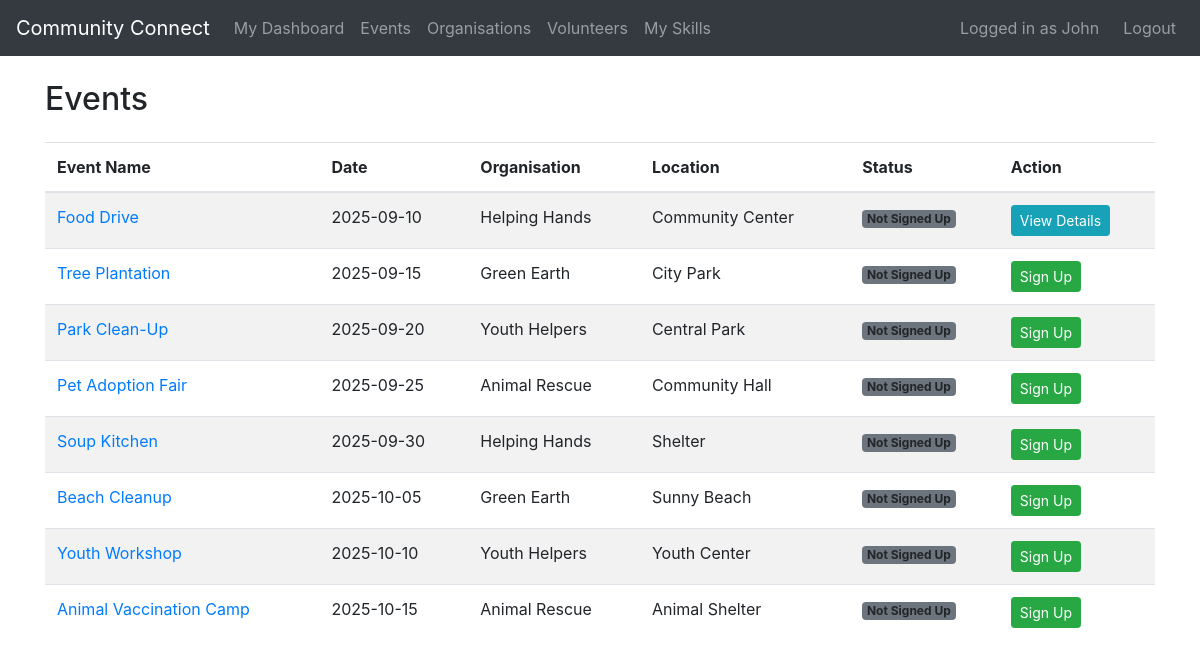
/events (signed in), run on an earlier commit of the app's database.
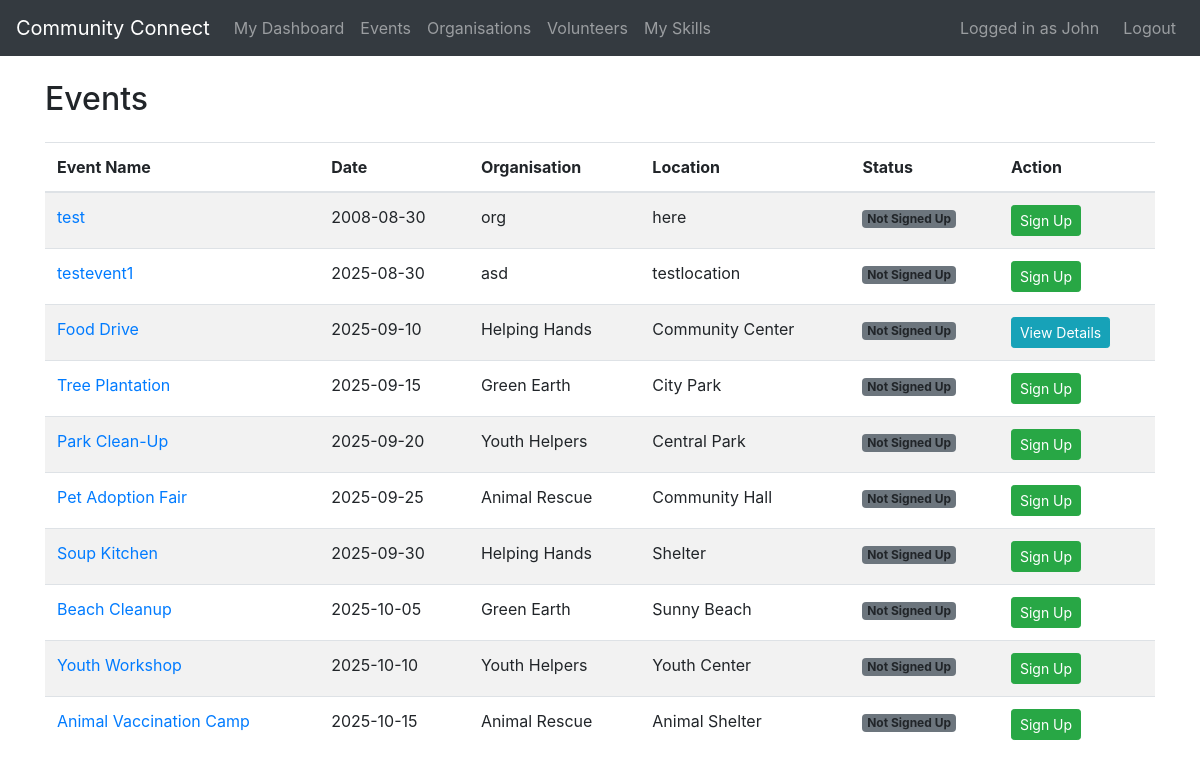
And on a later commit of the database.
### tables this page shows
CREATE TABLE Signups (
    SignupID INTEGER PRIMARY KEY AUTOINCREMENT,
    EventID INTEGER,
    VolunteerID INTEGER,
    RoleID INTEGER,
    Status TEXT,
    FOREIGN KEY (EventID) REFERENCES Events(EventID) ON DELETE CASCADE,
    FOREIGN KEY (VolunteerID) REFERENCES Volunteers(VolunteerID) ON DELETE CASCADE,
    FOREIGN KEY (RoleID) REFERENCES Roles(RoleID) ON DELETE CASCADE
);

CREATE TABLE Events (
    EventID INTEGER PRIMARY KEY AUTOINCREMENT,
    OrganisationID INTEGER,
    Name TEXT NOT NULL,
    Description TEXT,
    Date DATE,
    StartTime TIME,
    EndTime TIME,
    Location TEXT,
    Status TEXT,
    FOREIGN KEY (OrganisationID) REFERENCES Organisations(OrganisationID)
);

CREATE TABLE Organisations (
    OrganisationID INTEGER PRIMARY KEY AUTOINCREMENT,
    Name TEXT NOT NULL,
    Description TEXT,
    ContactPerson TEXT,
    Email TEXT UNIQUE,
    Password TEXT,
    Phone TEXT,
    Address TEXT,
    Website TEXT,
    Logo TEXT
);

### app.py (the view)
@app.route("/events")
@login_required
def list_events():
    db = get_db()
    user_id = session.get('user_id')
    account_type = session.get('account_type')
    if account_type == 'organisation':
        my_events = db.execute(
            """SELECT e.*, o.Name AS OrgName
               FROM Events e
               JOIN Organisations o ON e.OrganisationID = o.OrganisationID
               WHERE e.OrganisationID = ?
               ORDER BY e.Date""",
            (user_id,)
        ).fetchall()
        other_events = db.execute(
            """SELECT e.*, o.Name AS OrgName
               FROM Events e
               JOIN Organisations o ON e.OrganisationID = o.OrganisationID
               WHERE e.OrganisationID != ?
               ORDER BY e.Date""",
            (user_id,)
        ).fetchall()
        return render_template(
            "list_events.html",
            my_events=my_events,
            other_events=other_events
        )
    elif account_type == 'volunteer':
        events = db.execute(
            """SELECT
                e.EventID, e.Name, e.Date, e.Location, o.Name AS OrgName, s.Status AS signup_status
               FROM Events e
               JOIN Organisations o ON e.OrganisationID = o.OrganisationID
               LEFT JOIN Signups s ON e.EventID = s.EventID AND s.VolunteerID = ?
               ORDER BY e.Date""",
            (user_id,)
        ).fetchall()
        return render_template("list_events.html", events=events)
    return redirect(url_for('login'))

### app.py (called while the page is built)
def get_db():
    db = getattr(g, "_database", None)
    if db is None:
        db = g._database = sqlite3.connect(DATABASE)
        db.row_factory = sqlite3.Row
    return db

@app.teardown_appcontext
def close_connection(exception):
    db = getattr(g, "_database", None)
    if db is not None:
        db.close()

def login_required(f):
    @wraps(f)
    def decorated_function(*args, **kwargs):
        if "user_id" not in session:
            flash("Please log in first.", "error")
            return redirect(url_for("login"))
        return f(*args, **kwargs)
    return decorated_function

### templates/list_events.html
{% extends "base.html" %}
{% block content %}
<h2 class="mb-4">Events</h2>
{% if session.get('account_type') == 'organisation' %}
    <h3 class="mt-4">My Events</h3>
    <table class="table table-striped">
        <thead>
            <tr>
                <th>Event Name</th>
                <th>Date</th>
                <th>Location</th>
                <th>Actions</th>
            </tr>
        </thead>
        <tbody>
            {% for event in my_events %}
            <tr>
                <td><a href="{{ url_for('view_event_signups', event_id=event.EventID) }}">{{ event.Name }}</a></td>
                <td>{{ event.Date }}</td>
                <td>{{ event.Location }}</td>
                <td>
                    <a href="{{ url_for('edit_event', event_id=event.EventID) }}" class="btn btn-sm btn-primary">Edit</a>
                    <form action="{{ url_for('delete_event', event_id=event.EventID) }}" method="POST" class="d-inline">
                        <button type="submit" class="btn btn-sm btn-danger" onclick="return confirm('Are you sure?');">Delete</button>
                    </form>
                </td>
            </tr>
            {% else %}
            <tr>
                <td colspan="4">No events found.</td>
            </tr>
            {% endfor %}
        </tbody>
    </table>
    <h3 class="mt-4">Other Organisations' Events</h3>
    <table class="table table-striped">
        <thead>
            <tr>
                <th>Event Name</th>
                <th>Date</th>
                <th>Organisation</th>
                <th>Location</th>
            </tr>
        </thead>
        <tbody>
            {% for event in other_events %}
            <tr>
                <td>{{ event.Name }}</td>
                <td>{{ event.Date }}</td>
                <td>{{ event.OrgName }}</td>
                <td>{{ event.Location }}</td>
            </tr>
            {% else %}
            <tr>
                <td colspan="4">No events found.</td>
            </tr>
            {% endfor %}
        </tbody>
    </table>
{% else %}
    <table class="table table-striped">
        <thead>
            <tr>
                <th>Event Name</th>
                <th>Date</th>
                <th>Organisation</th>
                <th>Location</th>
                <th>Status</th>
                <th>Action</th>
            </tr>
        </thead>
        <tbody>
            {% for event in events %}
            <tr>
                <td><a href="{{ url_for('view_event', event_id=event.EventID) }}">{{ event.Name }}</a></td>
                <td>{{ event.Date }}</td>
                <td>{{ event.OrgName }}</td>
                <td>{{ event.Location }}</td>
                <td>
                    {% if event.signup_status == 'Accepted' %}
                        <span class="badge bg-success">Accepted</span>
                    {% elif event.signup_status == 'Pending' %}
                        <span class="badge bg-warning">Pending</span>
                    {% elif event.signup_status == 'Rejected' %}
                        <span class="badge bg-danger">Rejected</span>
                    {% else %}
                        <span class="badge bg-secondary">Not Signed Up</span>
                    {% endif %}
                </td>
                <td>
                    {% if not event.signup_status %}
                        <form action="{{ url_for('signup_for_event', event_id=event.EventID) }}" method="POST" class="d-inline">
                            <button type="submit" class="btn btn-sm btn-success">Sign Up</button>
                        </form>
                    {% else %}
                        <a href="{{ url_for('view_event', event_id=event.EventID) }}" class="btn btn-sm btn-info">View Details</a>
                    {% endif %}
                </td>
            </tr>
            {% else %}
            <tr>
                <td colspan="6">No events found.</td>
            </tr>
            {% endfor %}
        </tbody>
    </table>
{% endif %}
{% endblock %}

What changed in the data, as far as the page shows it:
added Events: Name "test", Date "2008-08-30", OrgName "org", Location "here"
added Events: Name "testevent1", Date "2025-08-30", OrgName "asd", Location "testlocation"
